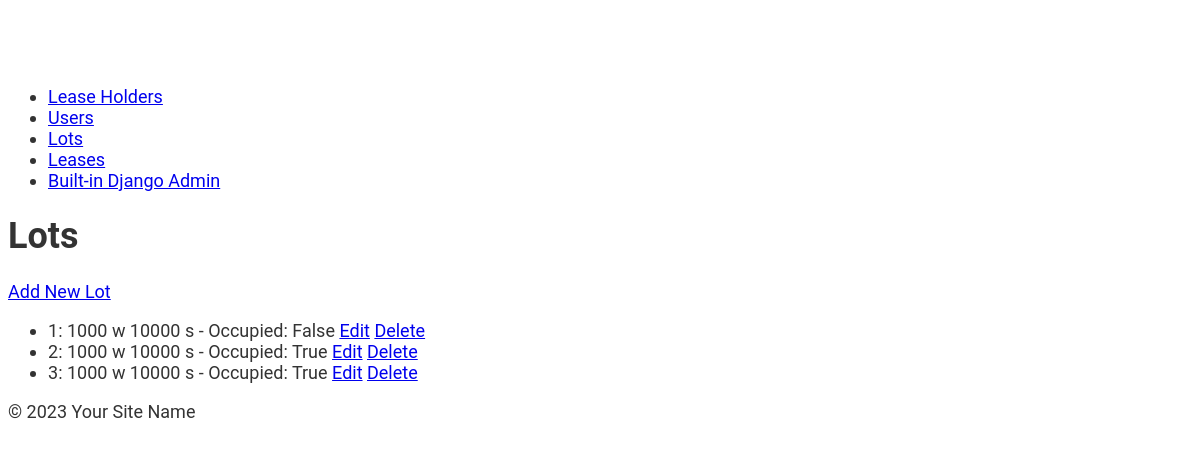
Before: /lots/ with the older database file.
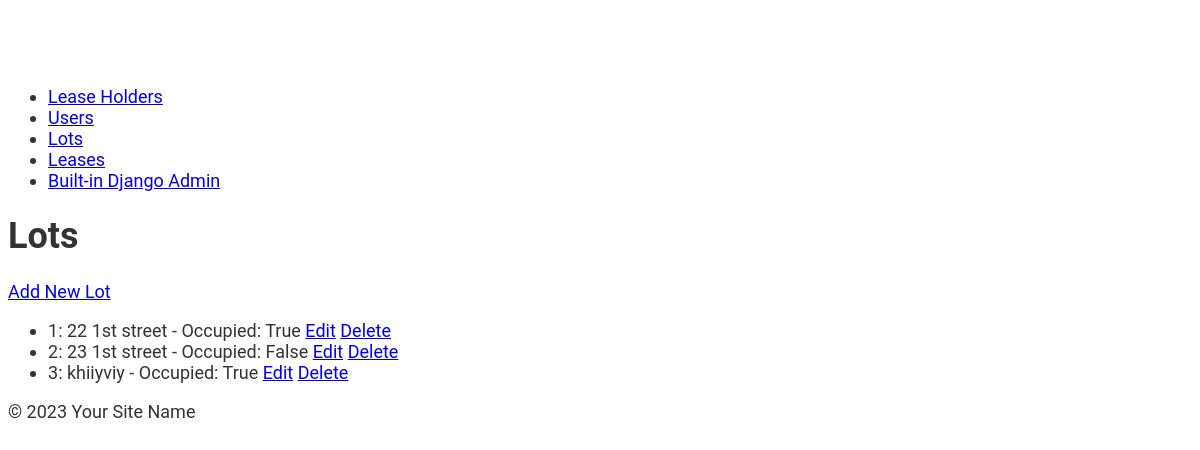
After: the same page with the newer database file.
### lots/models.py (models this page shows, shortened)
class Lot(models.Model):
    lot_number = models.IntegerField(unique=True)
    lot_address = models.CharField(max_length=300)
    occupied = models.BooleanField(default=False)

### lots/views.py (the view)
# urls.py: path('lots/', lot_list, name='lot_list'),
def lot_list(request):
    lots = Lot.objects.all()
    return render(request, 'lots/lot_list.html', {'lots': lots})

### lots/templates/lots/lot_list.html (shortened to what this page needs)
{% extends 'lots/base.html' %}
{% block content %}
<h1>Lots</h1>
<a href="{% url 'lot_create' %}">Add New Lot</a>
<ul>
    {% for lot in lots %}
    <li>
        {{ lot.lot_number }}: {{ lot.lot_address }} - Occupied: {{ lot.occupied }}
        <a href="{% url 'lot_update' lot.pk %}">Edit</a>
        <a href="{% url 'lot_delete' lot.pk %}">Delete</a>
    </li>
    {% endfor %}
</ul>
{% endblock %}

### lots/templates/lots/base.html (shortened to what this page needs)
{% load static %}
<!DOCTYPE html>
<html lang="en">
<head>
    <link rel="stylesheet" href="{% static 'lots/style.css' %}">
</head>
<body>
<header>
    <nav>
        <ul>
            <li><a href="{% url 'lease_holder_list' %}">Lease Holders</a></li>
            <li><a href="{% url 'user_list' %}">Users</a></li>
            <li><a href="{% url 'lot_list' %}">Lots</a></li>
            <li><a href="{% url 'lease_back_list' %}">Leases</a></li>
             <li><a href="http://127.0.0.1:8000/admin/">Built-in Django Admin</a></li>
        </ul>
    </nav>
</header>
<main>
    {% block content %}{% endblock content %}
</main>
<footer>
    <p>&copy; 2023 Your Site Name</p>
</footer>
</body>
</html>

### lots/static/lots/style.css (style rules this page uses)
body { font-family: 'Roboto', sans-serif; font-size: 18px; color: #333; padding-top: 60px; }
h1, h2, h3, h4, h5, h6 { font-weight: 700; }

Changed rows visible on the page:
removed Lot: lot_number "2", lot_address "1000 w 10000 s", occupied "True"
changed Lot: lot_address "1000 w 10000 s" → "22 1st street"; occupied "False" → "True"
changed Lot: lot_number "3" → "2"; lot_address "1000 w 10000 s" → "23 1st street"; occupied "True" → "False"
added Lot: lot_number "3", lot_address "khiiyviy", occupied "True"
